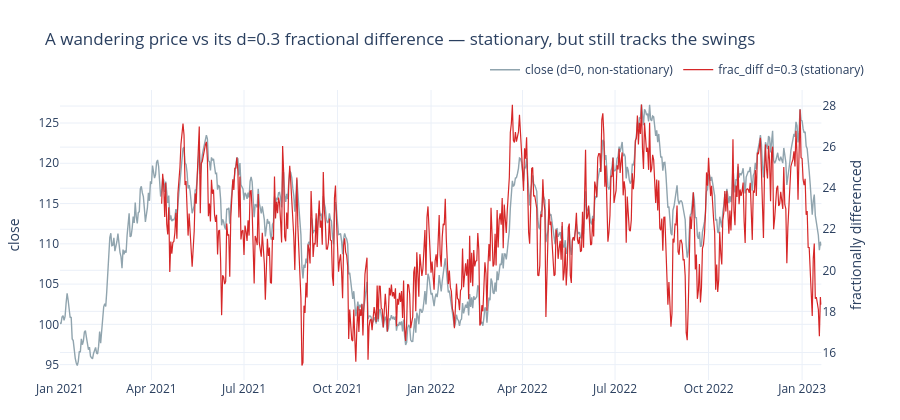

Notebook cell for this chart:
### Markdown cell above
## …seen on the series
The raw price wanders (a unit root); its `d=0.3` fractional difference is stationary yet still rises and falls *with* the price — memory the return (`d=1`) would have erased.

### Code cell
t = ffd.get_column("timestamp").to_list()
fig = make_subplots(specs=[[{"secondary_y": True}]])
fig.add_trace(go.Scatter(x=t, y=ffd.get_column("close").to_list(), name="close (d=0, non-stationary)",
                         line=dict(color="#90a4ae", width=1.4)), secondary_y=False)
fig.add_trace(go.Scatter(x=t, y=ffd.get_column("ffd_0.3").to_list(), name="frac_diff d=0.3 (stationary)",
                         line=dict(color="#d62728", width=1.2)), secondary_y=True)
fig.update_yaxes(title_text="close", secondary_y=False)
fig.update_yaxes(title_text="fractionally differenced", secondary_y=True)
fig.update_layout(height=420,
                  title="A wandering price vs its d=0.3 fractional difference — stationary, but still tracks the swings",
                  legend=dict(orientation="h", yanchor="bottom", y=1.02, xanchor="right", x=1),
                  margin=dict(l=60, r=30, t=90, b=40))
fig.show()

### Figure 1 — Plotly figure (JSON) as saved in the notebook; plotly's stock layout.template omitted (floating-point values rounded to 4 significant figures; data arrays with more than 128 entries replaced by an {"elided": "..."} marker saying what was removed)
{"data": [{"line": {"color": "#90a4ae", "width": 1.4}, "name": "close (d=0, non-stationary)", "type": "scatter", "x": {"elided": "750 str values"}, "xaxis": "x", "y": {"elided": "750 float values"}, "yaxis": "y"}, {"line": {"color": "#d62728", "width": 1.2}, "name": "frac_diff d=0.3 (stationary)", "type": "scatter", "x": {"elided": "750 str values"}, "xaxis": "x", "y": {"elided": "750 float values"}, "yaxis": "y2"}], "layout": {"height": 420, "legend": {"orientation": "h", "x": 1, "xanchor": "right", "y": 1.02, "yanchor": "bottom"}, "margin": {"b": 40, "l": 60, "r": 30, "t": 90}, "title": {"text": "A wandering price vs its d=0.3 fractional difference — stationary, but still tracks the swings"}, "xaxis": {"anchor": "y", "domain": [0.0, 0.94]}, "yaxis": {"anchor": "x", "domain": [0.0, 1.0], "title": {"text": "close"}}, "yaxis2": {"anchor": "x", "overlaying": "y", "side": "right", "title": {"text": "fractionally differenced"}}}}
